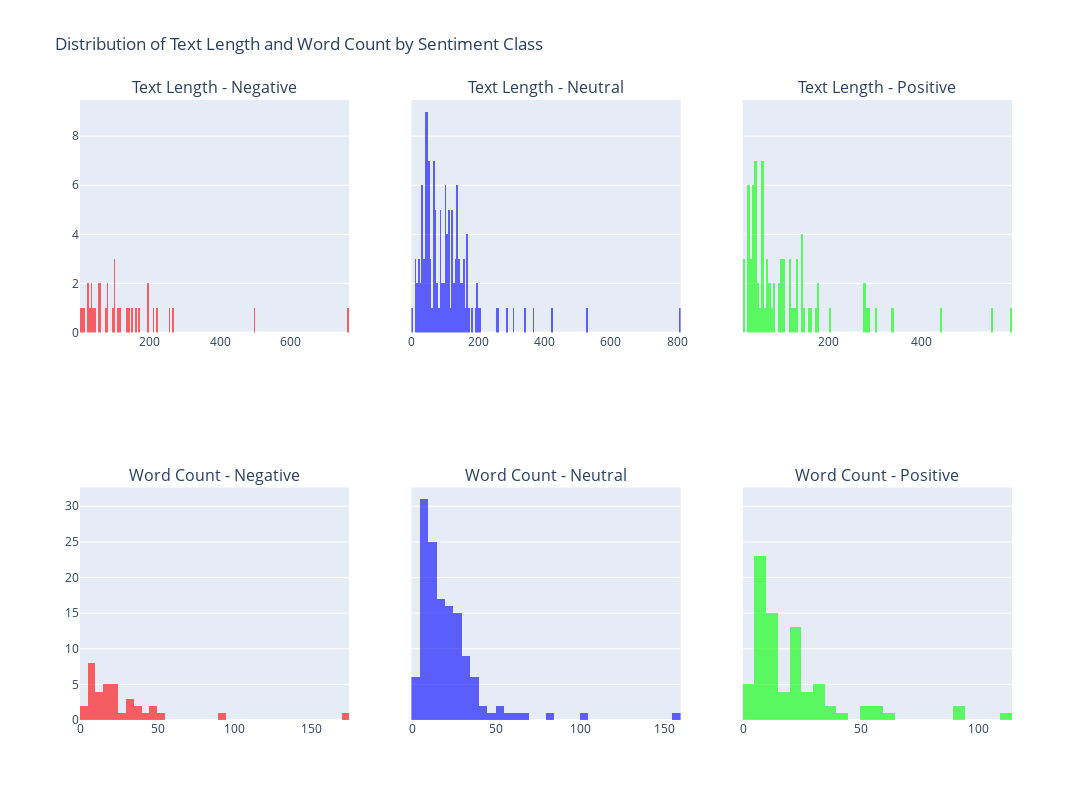

Notebook cell for this chart:
### Code cell
df["len_char"] = df["text"].apply(lambda x: len(x))
df["words_count"] = df["text"].apply(lambda x: len(x.split()))

fig = make_subplots(rows=2, cols=3, subplot_titles=("Text Length - Negative", "Text Length - Neutral", "Text Length - Positive",
                                                    "Word Count - Negative", "Word Count - Neutral", "Word Count - Positive"), shared_yaxes=True)

fig.add_trace(px.histogram(df[df['label'] == 'Negative'], x="len_char", nbins=300, color_discrete_sequence=[color_map['Negative']]).data[0], row=1, col=1)
fig.add_trace(px.histogram(df[df['label'] == 'Neutral'], x="len_char", nbins=300, color_discrete_sequence=[color_map['Neutral']]).data[0], row=1, col=2)
fig.add_trace(px.histogram(df[df['label'] == 'Positive'], x="len_char", nbins=300, color_discrete_sequence=[color_map['Positive']]).data[0], row=1, col=3)

fig.add_trace(px.histogram(df[df['label'] == 'Negative'], x="words_count", nbins=300, color_discrete_sequence=[color_map['Negative']]).data[0], row=2, col=1)
fig.add_trace(px.histogram(df[df['label'] == 'Neutral'], x="words_count", nbins=300, color_discrete_sequence=[color_map['Neutral']]).data[0], row=2, col=2)
fig.add_trace(px.histogram(df[df['label'] == 'Positive'], x="words_count", nbins=300, color_discrete_sequence=[color_map['Positive']]).data[0], row=2, col=3)

fig.update_layout(height=800, width=1200, title_text="Distribution of Text Length and Word Count by Sentiment Class")

fig.show()

### Figure 1 — Plotly figure (JSON) as saved in the notebook; plotly's stock layout.template omitted (floating-point values rounded to 4 significant figures; data arrays with more than 128 entries replaced by an {"elided": "..."} marker saying what was removed)
{"data": [{"alignmentgroup": "True", "bingroup": "x", "hovertemplate": "len_char=%{x}<br>count=%{y}<extra></extra>", "legendgroup": "", "marker": {"color": "rgba(255, 0, 0, 0.6)", "pattern": {"shape": ""}}, "name": "", "nbinsx": 300, "offsetgroup": "", "orientation": "v", "showlegend": false, "type": "histogram", "x": [29, 100, 7, 152, 497, 81, 221, 173, 55, 115, 141, 30, 255, 214, 102, 266, 764, 196, 61, 80, 162, 10, 75, 40, 199, 37, 102, 61, 58, 28, 98, 15, 38, 113, 138, 47], "xaxis": "x", "yaxis": "y"}, {"alignmentgroup": "True", "bingroup": "x", "hovertemplate": "len_char=%{x}<br>count=%{y}<extra></extra>", "legendgroup": "", "marker": {"color": "rgba(0, 0, 255, 0.6)", "pattern": {"shape": ""}}, "name": "", "nbinsx": 300, "offsetgroup": "", "orientation": "v", "showlegend": false, "type": "histogram", "x": {"elided": "136 int values"}, "xaxis": "x2", "yaxis": "y2"}, {"alignmentgroup": "True", "bingroup": "x", "hovertemplate": "len_char=%{x}<br>count=%{y}<extra></extra>", "legendgroup": "", "marker": {"color": "rgba(0, 255, 0, 0.6)", "pattern": {"shape": ""}}, "name": "", "nbinsx": 300, "offsetgroup": "", "orientation": "v", "showlegend": false, "type": "histogram", "x": [101, 33, 80, 18, 26, 27, 592, 146, 57, 59, 95, 59, 141, 119, 441, 117, 338, 141, 116, 129, 141, 204, 44, 70, 68, 59, 27, 287, 158, 41, 17, 38, 93, 76, 300, 65, 47, 38, 59, 32, 28, 80, 17, 283, 42, 275, 69, 141, 28, 178, 45, 93, 170, 100, 98, 176, 97, 58, 130, 276, 130, 43, 162, 41, 64, 38, 35, 133, 44, 41, 35, 70, 57, 123, 50, 551, 37, 33, 104, 28], "xaxis": "x3", "yaxis": "y3"}, {"alignmentgroup": "True", "bingroup": "x", "hovertemplate": "words_count=%{x}<br>count=%{y}<extra></extra>", "legendgroup": "", "marker": {"color": "rgba(255, 0, 0, 0.6)", "pattern": {"shape": ""}}, "name": "", "nbinsx": 300, "offsetgroup": "", "orientation": "v", "showlegend": false, "type": "histogram", "x": [8, 18, 2, 31, 92, 18, 45, 38, 10, 22, 30, 6, 46, 34, 17, 50, 172, 40, 12, 16, 27, 3, 18, 7, 38, 6, 21, 11, 9, 6, 21, 5, 7, 22, 23, 10], "xaxis": "x4", "yaxis": "y4"}, {"alignmentgroup": "True", "bingroup": "x", "hovertemplate": "words_count=%{x}<br>count=%{y}<extra></extra>", "legendgroup": "", "marker": {"color": "rgba(0, 0, 255, 0.6)", "pattern": {"shape": ""}}, "name": "", "nbinsx": 300, "offsetgroup": "", "orientation": "v", "showlegend": false, "type": "histogram", "x": {"elided": "136 int values"}, "xaxis": "x5", "yaxis": "y5"}, {"alignmentgroup": "True", "bingroup": "x", "hovertemplate": "words_count=%{x}<br>count=%{y}<extra></extra>", "legendgroup": "", "marker": {"color": "rgba(0, 255, 0, 0.6)", "pattern": {"shape": ""}}, "name": "", "nbinsx": 300, "offsetgroup": "", "orientation": "v", "showlegend": false, "type": "histogram", "x": [22, 6, 13, 3, 6, 6, 112, 31, 9, 11, 24, 11, 24, 22, 90, 25, 61, 31, 24, 24, 26, 38, 9, 12, 12, 9, 4, 51, 30, 7, 3, 7, 17, 20, 56, 10, 10, 9, 13, 4, 5, 11, 3, 56, 10, 52, 11, 28, 6, 33, 7, 18, 24, 19, 16, 36, 20, 13, 25, 44, 23, 6, 33, 7, 10, 8, 6, 22, 8, 7, 5, 13, 11, 22, 8, 94, 8, 6, 20, 7], "xaxis": "x6", "yaxis": "y6"}], "layout": {"annotations": [{"font": {"size": 16}, "showarrow": false, "text": "Text Length - Negative", "x": 0.1444, "xanchor": "center", "xref": "paper", "y": 1, "yanchor": "bottom", "yref": "paper"}, {"font": {"size": 16}, "showarrow": false, "text": "Text Length - Neutral", "x": 0.5, "xanchor": "center", "xref": "paper", "y": 1, "yanchor": "bottom", "yref": "paper"}, {"font": {"size": 16}, "showarrow": false, "text": "Text Length - Positive", "x": 0.8556, "xanchor": "center", "xref": "paper", "y": 1, "yanchor": "bottom", "yref": "paper"}, {"font": {"size": 16}, "showarrow": false, "text": "Word Count - Negative", "x": 0.1444, "xanchor": "center", "xref": "paper", "y": 0.375, "yanchor": "bottom", "yref": "paper"}, {"font": {"size": 16}, "showarrow": false, "text": "Word Count - Neutral", "x": 0.5, "xanchor": "center", "xref": "paper", "y": 0.375, "yanchor": "bottom", "yref": "paper"}, {"font": {"size": 16}, "showarrow": false, "text": "Word Count - Positive", "x": 0.8556, "xanchor": "center", "xref": "paper", "y": 0.375, "yanchor": "bottom", "yref": "paper"}], "height": 800, "title": {"text": "Distribution of Text Length and Word Count by Sentiment Class"}, "width": 1200, "xaxis": {"anchor": "y", "domain": [0, 0.2889]}, "xaxis2": {"anchor": "y2", "domain": [0.3556, 0.6444]}, "xaxis3": {"anchor": "y3", "domain": [0.7111, 1]}, "xaxis4": {"anchor": "y4", "domain": [0, 0.2889]}, "xaxis5": {"anchor": "y5", "domain": [0.3556, 0.6444]}, "xaxis6": {"anchor": "y6", "domain": [0.7111, 1]}, "yaxis": {"anchor": "x", "domain": [0.625, 1]}, "yaxis2": {"anchor": "x2", "domain": [0.625, 1], "matches": "y", "showticklabels": false}, "yaxis3": {"anchor": "x3", "domain": [0.625, 1], "matches": "y", "showticklabels": false}, "yaxis4": {"anchor": "x4", "domain": [0, 0.375]}, "yaxis5": {"anchor": "x5", "domain": [0, 0.375], "matches": "y4", "showticklabels": false}, "yaxis6": {"anchor": "x6", "domain": [0, 0.375], "matches": "y4", "showticklabels": false}}}
